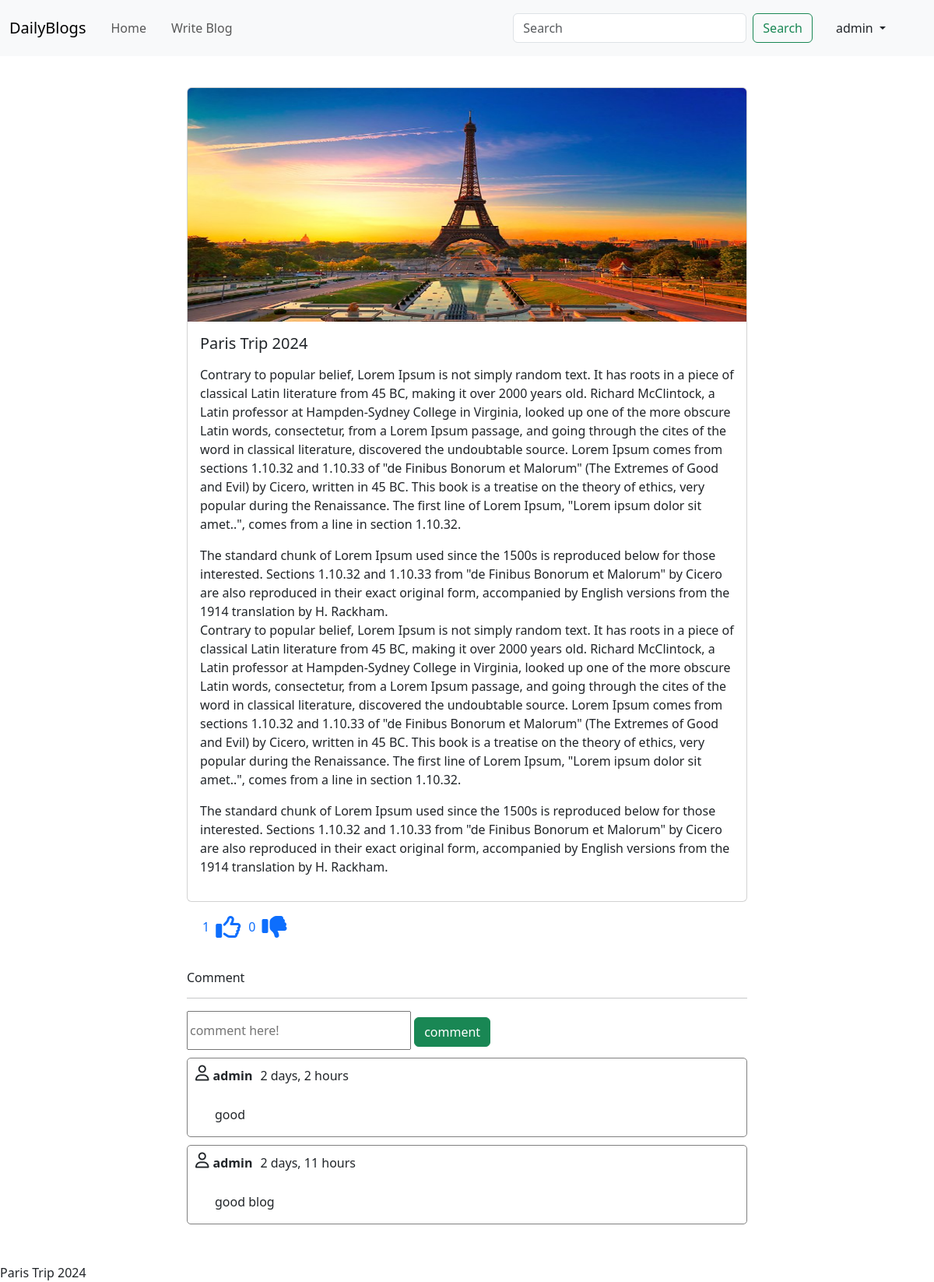
/blog/blog-details/Paris-Trip-2024-05602fe5-a75c-40f7-b0c3-44cb5b3d640c/ (signed in), run on the app's committed database.
### blogApp/models.py (models this page shows, shortened)
class Blog(models.Model):
    author = models.ForeignKey(User, on_delete=models.CASCADE, related_name='post_author')
    blog_title = models.CharField(max_length=200, verbose_name='Enter a title')
    slug = models.SlugField(max_length=264, unique=True)
    blog_content = models.TextField()
    blog_image = models.ImageField(upload_to='blog_images/')
    publish_date = models.DateTimeField(auto_now_add=True)
    update_date = models.DateTimeField(auto_now=True)
    def get_comment(self):
        return self.blog_comment.all()
    class Meta:
        ordering = ['-update_date']

class Comment(models.Model):
    blog = models.ForeignKey(Blog, on_delete=models.CASCADE, related_name='blog_comment')
    user = models.ForeignKey(User, on_delete=models.CASCADE, related_name='user_comment')
    comment = models.TextField()
    comment_date = models.DateTimeField(auto_now_add=True)
    class Meta:
        ordering = ['-comment_date', ]

### blogApp/views.py (the view)
# urls.py: path('blog-details/<slug:slug>/', views.blog_details, name='blog-details'),
def blog_details(request, slug):
    blog = Blog.objects.get(slug=slug)
    user = request.user
    already_liked = Like.objects.filter(blog=blog, user=user)
    if already_liked:
        liked_post = True
    else:
        liked_post = False
    return render(request, 'blogApp/blog_details.html', context={'blog': blog, 'liked_post': liked_post})

### templates/blogApp/blog_details.html (shortened to what this page needs)
{% extends 'base.html' %}
{% block main_block %}
    <div class="container col-8" style="padding: 40px">
        <div class="card">
            <img style="height: 300px;object-fit: fill" class="card-img-top" src="{{ blog.blog_image.url }}"
                 alt="Card image cap">
            <div class="card-body">
                <h5 class="card-title">{{ blog.blog_title }}</h5>
                <p class="card-text">{{ blog.blog_content|linebreaks }}</p>
            </div>
        </div>
        <div style="display: flex;padding: 20px;justify-content: space-between;width: 22%;">
            {% if not liked_post %}
               <a style="text-decoration: none;margin-right: 10px" href="{% url 'blog_app:blog-like' blog.pk %}">{{ blog.liked_blog.count }}<i style="margin-left:8px;" class="fa-regular fa-thumbs-up fa-2xl"></i></a>
                <a style="text-decoration: none;margin-right: 10px" href="{% url 'blog_app:blog-unlike' blog.pk %}">{{ blog.Unliked_blog.count }}<i style="margin-left:8px;" class="fa-solid fa-thumbs-down fa-2xl"></i></a>
            {% endif %}
        </div>
        <div>
            <br>
            <h6>Comment</h6>
            <hr>
            <form method="POST" action="{% url 'blog_app:blog-comment' blog_id=blog.pk %}">
                <input type="text" name="comment" placeholder="comment here!" style="height: 50px;width: 40%">
                <button type="submit" value="button" class="btn btn-success"> comment</button>
                <br>
            </form>
            {% for comment in blog.get_comment %}
                <div style="border: 1px solid gray ;border-radius: 5px; margin: 10px 0 10px 0">
                    <div class="col-8" style="display: flex;padding: 10px">
                        <i class="fa-regular fa-user fa-lg" style="margin-top: 8px;margin-right: 5px"></i>
                        <strong>{{ comment.user }}</strong>
                        <p style="margin-left: 10px">{{ comment.comment_date|timesince }}</p>
                    </div>
                    <p style="margin-left: 35px">{{ comment.comment }}</p>
                </div>
            {% endfor %}
        </div>
    </div>
    {{ blog.blog_title }}
{% endblock %}

### templates/base.html (shortened to what this page needs)
<!DOCTYPE html>
<html lang="en">
<head>
    <link href="https://cdn.jsdelivr.net/npm/bootstrap@5.3.2/dist/css/bootstrap.min.css" rel="stylesheet"
>
</head>
<body>
<div class="navbar-expand-lg">
    <nav class="navbar navbar-expand-lg bg-body-tertiary">
        <div class="container-fluid">
            <a class="navbar-brand" href="/">DailyBlogs</a>
            <div class="collapse navbar-collapse" id="navbarSupportedContent">
                <ul class="navbar-nav me-auto mb-2 mb-lg-0">
                    <li class="nav-link">
                        <a class="nav-link " aria-current="page" href="/">Home</a>
                    </li>
                    <li class="nav-link">
                        <a class="nav-link " aria-current="page" href="{% url 'blog_app:create-blog' %}">Write Blog</a>
                    </li>
                </ul>
                <form class="d-flex" role="search" method="GET" action="{% url 'blog_app:search-blog' %}">
                    <input class="form-control me-2" type="search" placeholder="Search" aria-label="Search"
                           name="q" id="q" style="width: 300px">
                    <button class="btn btn-outline-success" type="submit">Search</button>
                </form>
                {% if user.is_authenticated %}
                    <div class="dropdown" style="margin: 0 50px 0 30px">
                        <a class="nav-link dropdown-toggle" type="button" id="dropdownMenuButton1"
                           data-bs-toggle="dropdown" aria-expanded="false">
                            {{ user.username }}
                        </a>
                    </div>
                {% else %}
                    <a class="nav-link" href="{% url 'login_app:register' %} " style="margin:0 30px 0 50px">SignUp</a>
                    <a class="nav-link" href="{% url 'login_app:login' %}" style="margin:0 30px 0 0">login</a>
                {% endif %}
            </div>
        </div>
    </nav>
</div>
{% block main_block %}
{% endblock %}
</body>
</html>

### data on the page
Blog: blog_image (picture), blog_title "Paris Trip 2024", blog_content "Contrary to popular belief, Lorem Ipsum is not simply random text. It has roots in a piece of classical Latin literature from 45 BC, making it over 2000 years old. Richard McClintock, a Latin professor at Hampden-Sydney College in Virginia, looked up one of the more obscure Latin words, consectetur, from a Lorem Ipsum passage, and going through the cites of the word in classical literature, discovered the undoubtable source. Lorem Ipsum comes from sections 1.10.32 and 1.10.33 of \"de Finibus Bonorum et Malorum\" (The Extremes of Good and Evil) by Cicero, written in 45 BC. This book is a treatise on the theory of ethics, very popular during the Renaissance. The first line of Lorem Ipsum,…", liked_blog.count "1", Unliked_blog.count "0"
Comment: user "admin", comment_date "2 days, 2 hours", comment "good"
Comment: user "admin", comment_date "2 days, 11 hours", comment "good blog"

### other printed values
{{ user.username }} "admin"
